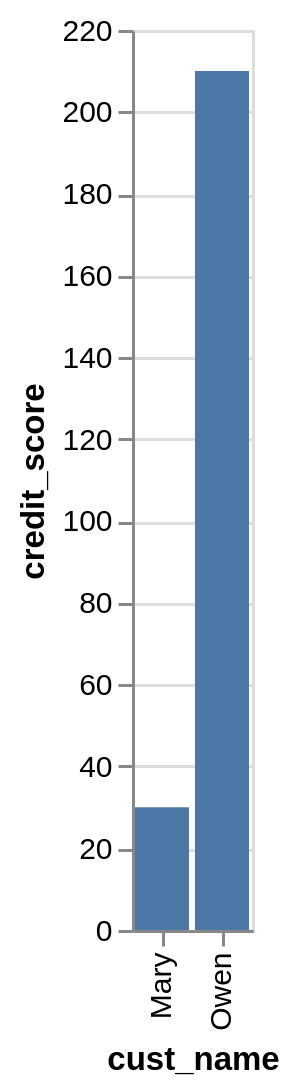

The Vega-Lite source for this figure:
### Vega-Lite specification from a JSON file in a GitHub repository (floating-point values rounded to 4 significant figures)
{"data": {"values": [{"x_data": "Mary", "y_data": 30}, {"x_data": "Owen", "y_data": 210}]}, "mark": "bar", "encoding": {"x": {"field": "x_data", "type": "nominal", "title": "cust_name", "sort": {"op": "sum", "field": "y_data", "order": "ascending"}}, "y": {"field": "y_data", "type": "quantitative", "title": "credit_score"}}}
